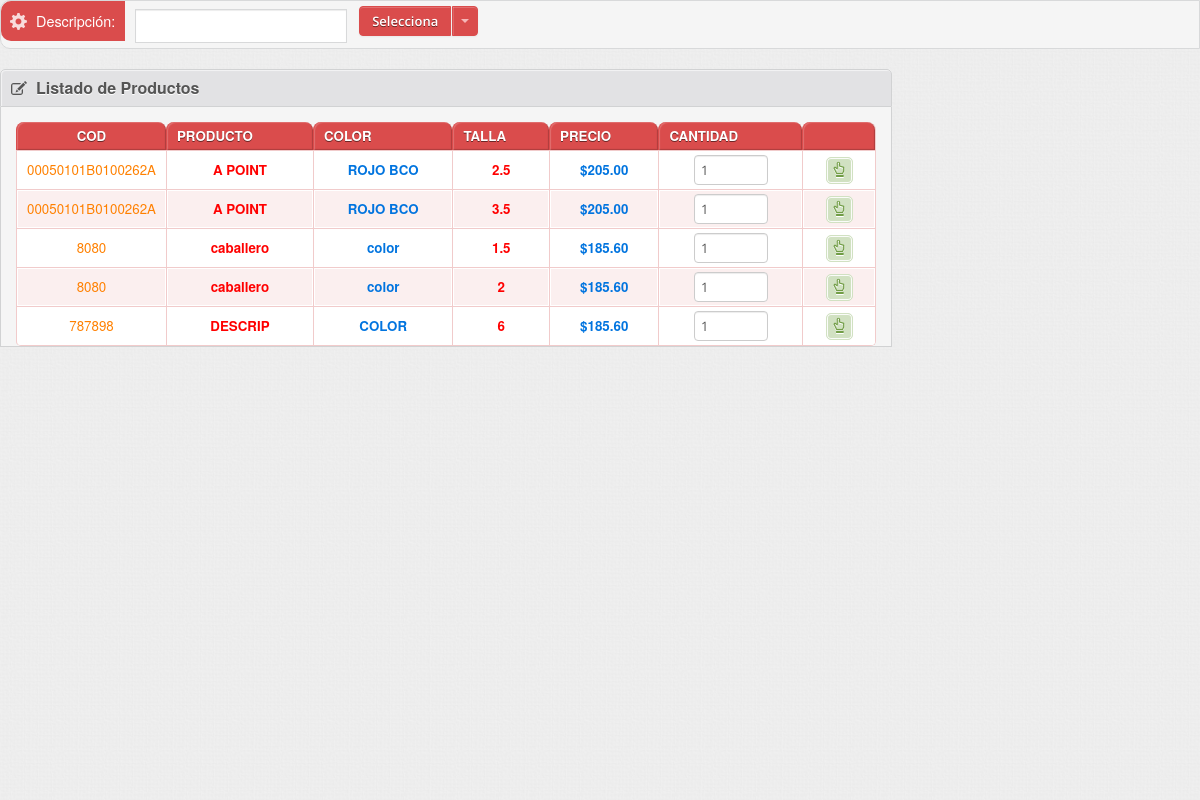
Screenshot of /movtraspasos/buscar.php (signed in) with the database file from the repository.
### tables this page shows
CREATE TABLE IF NOT EXISTS `productos` (
  `idunicop` int(12) NOT NULL AUTO_INCREMENT COMMENT 'idunico del producto',
  `idunicoe` int(12) DEFAULT NULL COMMENT 'id unico de la empresa',
  `codigo` varchar(30) DEFAULT NULL COMMENT 'codigo del producto',
  `nombrep` varchar(50) DEFAULT NULL COMMENT 'nombre del producto',
  `descrip` varchar(50) DEFAULT NULL COMMENT 'descripcion del producto',
  `ultpcompra` float(12,2) DEFAULT NULL COMMENT 'ultimo precio de compra',
  `pmostrador` float(12,2) DEFAULT NULL COMMENT 'precio de mostrador',
  `stock` int(12) DEFAULT NULL COMMENT 'numero de stock',
  `iva` int(2) DEFAULT NULL COMMENT 'porcentaje de iva',
  `descuento` int(2) DEFAULT NULL COMMENT 'porcentaje de descuento',
  `marca` varchar(30) DEFAULT NULL COMMENT 'marca del producto',
  `color` varchar(30) DEFAULT NULL COMMENT 'color del producto',
  `serie` varchar(30) NOT NULL,
  `tipo` int(11) NOT NULL COMMENT 'tipo 0=producto 1=servicio',
  `idunicopr` int(11) NOT NULL COMMENT 'id unico del proveedor',
  `cvetip` int(11) NOT NULL COMMENT 'clave del tipo de productos',
  PRIMARY KEY (`idunicop`)
);

CREATE TABLE IF NOT EXISTS `inventario` (
  `idunicoregi` int(12) NOT NULL AUTO_INCREMENT COMMENT 'idunico del inventario registro',
  `idunicoe` int(12) DEFAULT NULL COMMENT 'id unico de la empresa',
  `idunicop` int(12) DEFAULT NULL COMMENT 'id unico del producto',
  `idunicos` int(12) DEFAULT NULL COMMENT 'id unico de la sucursal',
  `cantidad` int(11) DEFAULT NULL COMMENT 'cantidad en existencia',
  `modelo` varchar(30) DEFAULT NULL COMMENT 'modelo del producto',
  `talla` float DEFAULT NULL COMMENT 'talla del producto',
  `lote` varchar(20) DEFAULT NULL COMMENT 'lote del producto',
  `fcaducidad` date DEFAULT NULL COMMENT 'fecha de caducidad',
  `tipo` int(12) DEFAULT NULL COMMENT 'tipo 0=producto 1=servicio',
  KEY `Índice 1` (`idunicoregi`)
);

### movtraspasos/buscar.php (the view, shortened to what this page needs)
<?php
	include "../conexion/conexion.php";
?>
<!DOCTYPE html>
<html>
<head>
	<link href="../bootstrap/css/bootstrap.min.css" rel="stylesheet" />
	<link href="../bootstrap/css/bootstrap-responsive.min.css" rel="stylesheet" />
	<link href="../bootstrap/extend/jasny-bootstrap/css/jasny-bootstrap.min.css" rel="stylesheet" />
	<link href="../bootstrap/extend/jasny-bootstrap/css/jasny-bootstrap-responsive.min.css" rel="stylesheet" />
	<link href="../bootstrap/extend/bootstrap-wysihtml5/css/bootstrap-wysihtml5-0.0.2.css" rel="stylesheet" />
	<link rel="stylesheet" href="../theme/scripts/jquery-ui-1.9.2.custom/css/smoothness/jquery-ui-1.9.2.custom.min.css" />
	<link rel="stylesheet" href="../theme/css/glyphicons.css" />
	<link rel="stylesheet" href="../bootstrap/extend/bootstrap-select/bootstrap-select.css" />
	<link rel="stylesheet" href="../bootstrap/extend/bootstrap-toggle-buttons/static/stylesheets/bootstrap-toggle-buttons.css" />
	<link rel="stylesheet" media="screen" href="../theme/scripts/pixelmatrix-uniform/css/uniform.default.css" />
	<link rel="stylesheet" media="screen" href="../theme/scripts/jquery-miniColors/jquery.miniColors.css" />
	<link rel="stylesheet" href="../theme/css/style.min.css?1359188910" />
<meta http-equiv="Content-Type" content="text/html; charset=utf-8" /></head>
<body>
	<div class="row-fluid rrow ">
		<div class="span12 main col" role="main">
			<div class="row-fluid rrow">
						<div class="filter-bar">
							<form />
								<div class="lbl glyphicons cogwheel"><i></i>Descripción:</div>
								<div>
									<div class="input-append">
										<input type="text" name="describusca" id="describusca"  style="width:200px;height:30px;"   onkeyup="filtradoproductos();"/>
									</div>
									<div class="input-append">
										<div class="btn-group">
									<div class="btn-group">
											<div class="btn-group">
													<button class="btn btn-primary">Selecciona</button>
													<a class="btn btn-primary dropdown-toggle" data-toggle="dropdown" href="#"><span class="caret"></span> </a>
												</div>
										</div>
										</div>
									</div>
								</div>
						</div>
						<div class="row-fluid">
							<div class="span9">
								<form class="form-horizontal" />
									<div class="tab-content" style="padding: 0;">
										<div class="tab-pane active" id="account-details">
											<div class="widget widget-2">
												<div class="widget-head">
													<h4 class="heading glyphicons edit"><i></i>Listado de Productos</h4>
												</div>
												<div class="widget-body" style="padding-bottom: 0;">
													<div id="listaproductos">
														<?php include "listaproductos.php";?>
													</div>
												</div>
											</div>
										</div>
									</div>
							</div>
						</div>
			</div>
		</div>
	</div>
	<link rel="stylesheet" type="text/css" href="../theme/css/jquery.dataTables.css">
	<link rel="stylesheet" type="text/css" href="../theme/css/demo.css">
</body>
</html>

### movtraspasos/listaproductos.php (shortened to what this page needs)
<?php
	include "../conexion/conexion.php";
	if(!isset($_POST["describusca"])){
		$describusca="";
	}else{
		$describusca=$_POST["describusca"];
	}
	$prodinv=$_SESSION["pvtacommand_idunicop_inv"];
	$idunicoe=$_SESSION["pvtacommand_idunicoe"];
	$idunicos=$_SESSION["pvtacommand_idunicos"];
	$agrupador=0;
	$mostrarmarca=0;$mostrarmodelo=0;$mostrartalla=0;$mostrarserie=0;$mostrarlote=0;$mostrarfcaducidad=0;
	$consulta="select marca,serie,modelo,talla,lote,fcaducidad from configuraciones where idunicoe='$idunicoe'";
	$recordset = mysqli_query($link,$consulta);
	while($registro = mysqli_fetch_array($recordset)){
		$mostrartalla=$registro["talla"];
	}
?>
<table id="example" class="display table table-bordered table-condensed table-striped table-primary table-vertical-center checkboxs js-table-sortable" cellspacing="0" width="100%">
		<thead>
			<tr>
				<th width="1%" class="center">Cod</th>
				<th>Producto</th>
				<th>Color</th>
				<?php if($mostrartalla>0){ echo "<th>Talla</th>";}?>
				<th>Precio</th>
				<th>Cantidad</th>
				<th class="center"></th>
			</tr>
		</thead>
		<tbody>
			<?php
			if($agrupador==0){
				if($prodinv>0){
					$consulta="select b.idunicoregi,a.idunicop,a.codigo,a.nombrep,a.pmostrador,a.iva,a.marca,a.color,b.modelo,b.talla,b.talla,b.lote,b.cantidad,a.descuento,a.serie,b.fcaducidad from productos as a left join inventario as b on a.idunicoe=b.idunicoe and a.idunicop=b.idunicop where a.idunicoe='$idunicoe' and a.idunicop='$prodinv' and b.cantidad>0 and b.idunicos='$idunicos' and a.tipo='0'";
				}else{
					$consulta="select b.idunicoregi,a.idunicop,a.codigo,a.nombrep,a.pmostrador,a.iva,a.marca,a.color,b.modelo,b.talla,b.lote,b.cantidad,a.descuento,a.serie,b.fcaducidad from productos as a left join inventario as b on a.idunicoe=b.idunicoe and a.idunicop=b.idunicop where a.idunicoe='$idunicoe' and a.nombrep like '%".$describusca."%' and b.cantidad>0 and b.idunicos='$idunicos' and a.tipo='0'";
				}
			}
			$fila=1;
			$recordset = mysqli_query($link,$consulta);
			while($registro = mysqli_fetch_array($recordset)){
				if(!isset($registro["idunicoregi"])){$idunicoregi=0;}else{$idunicoregi=$registro["idunicoregi"];}
				$idunicop=$registro["idunicop"];
				$codigo=$registro["codigo"];
				$nombrep=utf8_encode($registro["nombrep"]);
				$pmostrador=$registro["pmostrador"];
				$iva=$registro["iva"];
				if($iva>0){
					$iva=$pmostrador*($iva/100);
					$iva=round($iva,2);
					$pmostrador=$pmostrador+$iva;
				}
				$pmostrador=number_format($pmostrador,2);
				if(!isset($registro["talla"])){$talla="";}else{$talla=$registro["talla"];}
				if(!isset($registro["color"])){$color="";}else{$color=$registro["color"];}
				if(!isset($registro["cantidad"])){$existencia=0;}else{$existencia=$registro["cantidad"];}
				$idicono="id_".$fila;
				$nombrenumber="numer_".$fila;
				$cantidad=1;
				$consulta="select sum(cantidad) as cantidad from tmpventas where idunicoe='$idunicoe' and idunicop='$idunicop'";
				$recordset2 = mysqli_query($link,$consulta);
				while($registro2 = mysqli_fetch_array($recordset2)){$cantidadv=$registro2["cantidad"];}
				if(!isset($cantidadv)){$cantidadv=0;}
				$disponible=$existencia-$cantidadv;
				if($disponible>0){
					echo'<tr class="selectable">';
					echo'<td class="center">
								<a href="#" onClick="addarti('.$fila.','.$idunicop.','.$idunicoregi.');" title="seleccionar"> <font color="FF8000">'.$codigo.'</font></a>
							</td>';
					echo'<td class="center"><strong><a href="#" onClick="addarti('.$fila.','.$idunicop.','.$idunicoregi.');" title="seleccionar"><font color="FF0000">'.$nombrep.'</font></a></strong></td>';
					echo'<td class="center"><strong><a href="#" onClick="addarti('.$fila.','.$idunicop.','.$idunicoregi.');" title="seleccionar"><font color="0174DF">'.$color.'</font></a></strong></td>';
					if($mostrartalla>0){
						echo'<td class="center"><strong><a href="#" onClick="addarti('.$fila.','.$idunicop.','.$idunicoregi.');" title="seleccionar"><font color="FF0000">'.$talla.'</font></a></strong></td>';
					}
					echo'<td class="center"><strong><a href="#" onClick="addarti('.$fila.','.$idunicop.','.$idunicoregi.');" title="seleccionar"><font color="0174DF">$'.$pmostrador.'</font></a></strong></td>';
					echo '<td style="font-size: 8.5pt;text-align:center">
			                    <input type="number" class="input-mini" onchange="actualizacarrito(this.name,this.value);" min="1" max="'.$disponible.'" size="2" step="1" value="'.$cantidad.'" id="'.$nombrenumber.'" name="'.$nombrenumber.'" >
			                </td>';
					echo'
							<td class="center" >
								<div id="'.$idicono.'">
									<a href="#" onClick="addarti('.$fila.','.$idunicop.','.$idunicoregi.');" title="seleccionar" class="btn-action glyphicons hand_up btn-success"><i></i></a>
								</div>
							</td>';
					echo'</tr>';
					$fila++;
				}
			}
			?>
		</tbody>
	</table>

### theme/css/demo.css (style rules this page uses)
body { font: 90%/1.45em "Helvetica Neue", HelveticaNeue, Arial, Helvetica, sans-serif; margin: 0; padding: 0; color: #333; background-color: #fff; }
a { cursor: pointer; color: #3174c7; text-decoration: none; }

### rows the page displays
productos: codigo "00050101B0100262A", nombrep "A POINT", color "ROJO BCO", inventario.talla "2.5", pmostrador "205.00", cantidad "1", inventario.talla "3.5", value "1"
productos: codigo "8080", nombrep "caballero", color "color", inventario.talla "1.5", pmostrador "185.60", cantidad "1", inventario.talla "2"
productos: codigo "787898", nombrep "DESCRIP", color "COLOR", inventario.talla "6", pmostrador "185.60", value "1"
